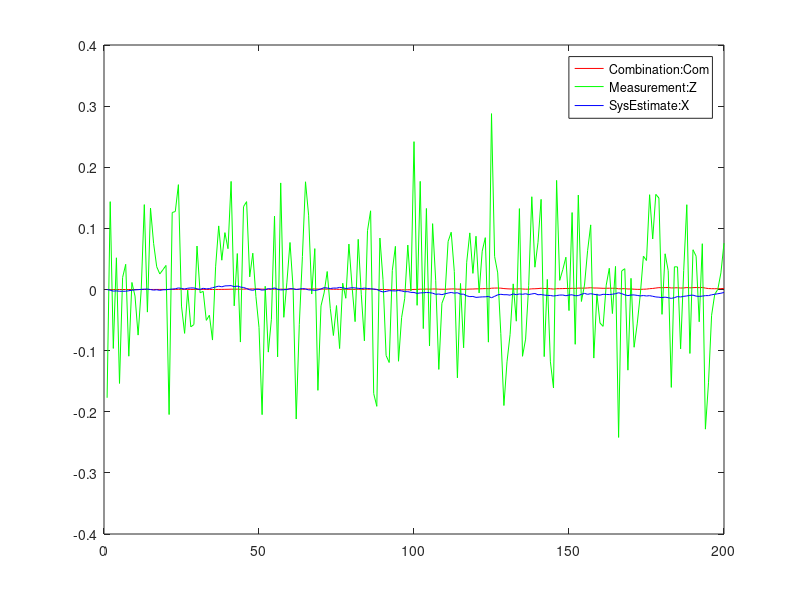

MATLAB code to generate this figure:
% Kalman Filter

% Prediction
% X(t) = AX(t-1)+BU(t)+W(t), A=1, BU(t)=0, W(t)~N(0,Q)
clear;
N = 200;
% Q = (0.001)^2
W = randn(1,N)*0.001;
VarW = std(W).^2;
X(1) = 0;
A = 1;
for t = 2:N
    X(t) = A*X(t-1)+W(t);
end

% Observation
% Z(t) = CX(t)+V(t), C=0.2, V(t)~N(0,R)
% R = (0.1)^2
V = randn(1,N)*0.1;
C = 0.2;
Z = C*X+V;
VarV = std(V).^2;

% Integration(Corrction)
VarP(1) = 0;
Com(1) = 0;
for t = 2:N
    VarPT(t) = A*VarP(t-1)+VarW;
    Gain(t) = VarPT(t)*C/(C.^2*VarPT(t)+VarV);
    Com(t) = Com(t-1)+Gain(t)*(Z(t)-C*Com(t-1));
    VarP(t) = VarPT(t)*(1-C*Gain(t));
end

% Plot
t = 1:N;
plot(t,Com,'r',t,Z,'g',t,X,'b');
legend('Combination:Com','Measurement:Z','SysEstimate:X');